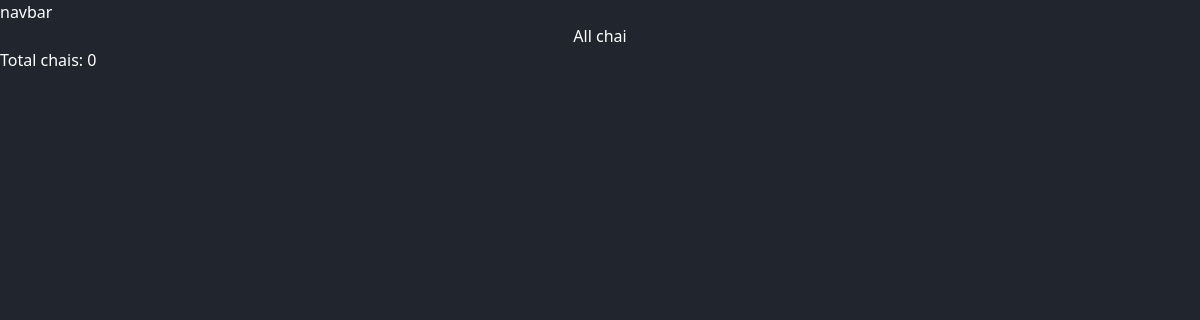
The app's page /chai/, older data.
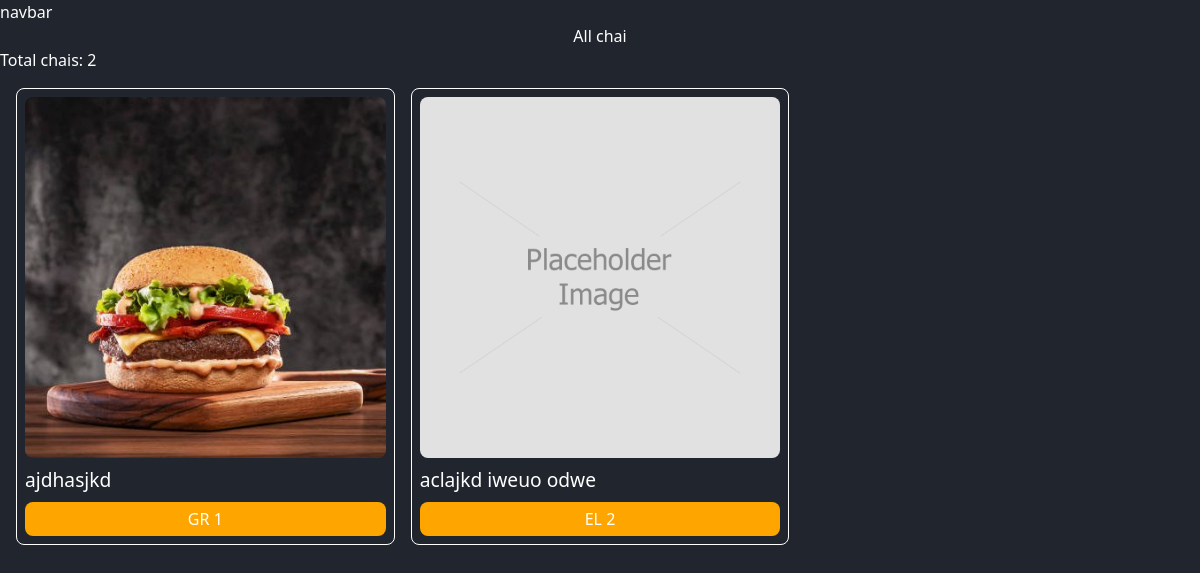
The same page, newer data.
### chai/models.py (models this page shows, shortened)
class ChaiVariety(models.Model):
    CHAI_TYPE_CHOICE = [
        ("ML", "MASALA"),
        ("GR", "GINGER"),
        ("KI", "KIWI"),
        ("EL", "ELAICHI"),
        ("PL", "PLAIN"),
    ]
    name = models.CharField(max_length=100)
    image = models.ImageField(upload_to="chais/")  # Must be a string
    created_at = models.DateTimeField(default=timezone.now)
    chai_type = models.CharField(max_length=2, choices=CHAI_TYPE_CHOICE)
    description = models.TextField(default="")
    price = models.IntegerField(default=0)

### chai/views.py (the view)
# urls.py: path("", views.all_chai, name="all-chai"),
def all_chai(request):
    chais = ChaiVariety.objects.all()
    return render(request, "chai/all_chai.html", {"chais": chais} )

### chai/templates/chai/all_chai.html (shortened to what this page needs)
{% extends "layout.html" %}
{% block content %}
<h1>All chai</h1>
<p>Total chais: {{ chais|length }}</p>
<div class="all-chais">
    {% for chai in chais %}
    <div class="chai-item">
        <img src="{{chai.image.url}}" alt="chai-image" />
        <h2>{{chai.name}}</h2>
        <a href="{% url 'chai-detail' chai.id %}">
            <button>
                {{chai.chai_type}} {{chai.id}}
            </button>
        </a>
    </div>
{% endfor %}
</div>
{% endblock  %}

### templates/layout.html (shortened to what this page needs)
{% load static tailwind_tags %}
{% load static %}
<!DOCTYPE html>
<html lang="en">
<head>
    <link rel="stylesheet" href="{% static 'style.css' %}">
    {% tailwind_css %}
</head>
<body>
    <nav>navbar</nav>
    {% block content %}{% endblock  %}
</body>
</html>

### static/style.css (style rules this page uses)
body { background-color: #20252e; color: white; }
h1 { text-align: center; }
.all-chais { display: grid; grid-template-columns: repeat(3,1fr); gap: 1em; padding: 1em; }
.chai-item { display: flex; flex-direction: column; padding: 0.5em; gap: 0.5em; border: 1px solid white; border-radius: 0.5em; }
.chai-item>img { border-radius: 0.5em; object-fit: cover; object-position: center; }
.chai-item>h2 { font-size:1.2em; }
.chai-item button { cursor: pointer; background-color: orange; color: white; padding: 0.3em; width: 100%; text-align: center; border-radius: 0.5em; }

Row changes from the older to the newer data that the page shows:
added ChaiVariety: image (picture), name "ajdhasjkd", chai_type "GR", id "1"
added ChaiVariety: image (placeholder picture), name "aclajkd iweuo odwe", chai_type "EL", id "2"
Text that changed along with them:
{{ chais|length }}: "0" → "2"
